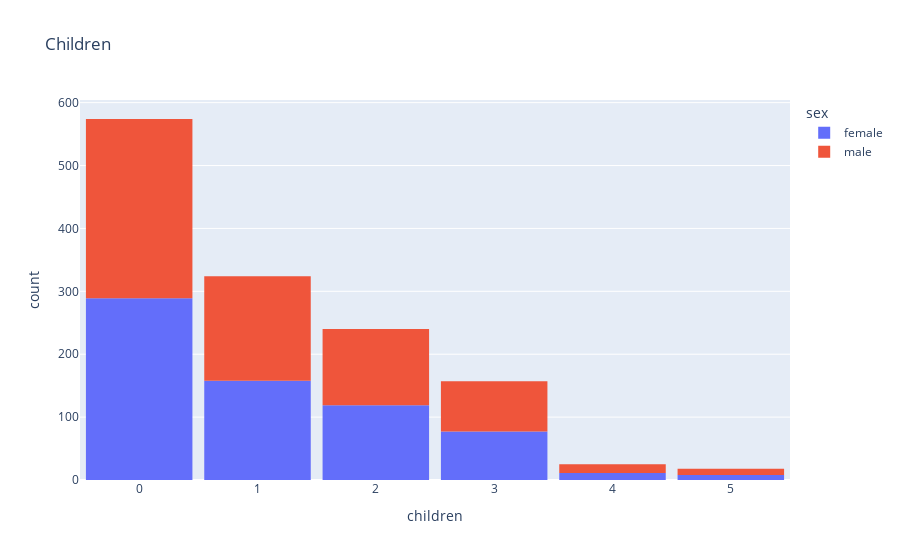

Notebook cell for this chart:
### Markdown cell above
We can also see that smoking appears a more common habit among males.

### Code cell
child = px.histogram(medical_df, x='children', color='sex', title='Children')
child.update_layout(bargap=0.1)

### Figure 1 — Plotly figure (JSON) as saved in the notebook; plotly's stock layout.template omitted (floating-point values rounded to 4 significant figures; data arrays with more than 128 entries replaced by an {"elided": "..."} marker saying what was removed)
{"data": [{"alignmentgroup": "True", "bingroup": "x", "hovertemplate": "sex=female<br>children=%{x}<br>count=%{y}<extra></extra>", "legendgroup": "female", "marker": {"color": "#636efa", "pattern": {"shape": ""}}, "name": "female", "offsetgroup": "female", "orientation": "v", "showlegend": true, "type": "histogram", "x": {"elided": "662 int values"}, "xaxis": "x", "yaxis": "y"}, {"alignmentgroup": "True", "bingroup": "x", "hovertemplate": "sex=male<br>children=%{x}<br>count=%{y}<extra></extra>", "legendgroup": "male", "marker": {"color": "#EF553B", "pattern": {"shape": ""}}, "name": "male", "offsetgroup": "male", "orientation": "v", "showlegend": true, "type": "histogram", "x": {"elided": "676 int values"}, "xaxis": "x", "yaxis": "y"}], "layout": {"bargap": 0.1, "barmode": "relative", "legend": {"title": {"text": "sex"}, "tracegroupgap": 0}, "title": {"text": "Children"}, "xaxis": {"anchor": "y", "domain": [0, 1], "title": {"text": "children"}}, "yaxis": {"anchor": "x", "domain": [0, 1], "title": {"text": "count"}}}}
